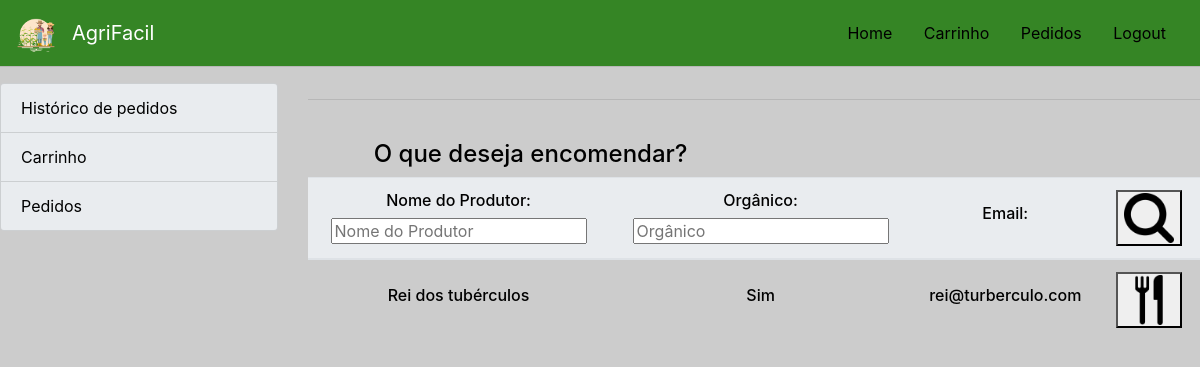
Page /main on the earlier database version.
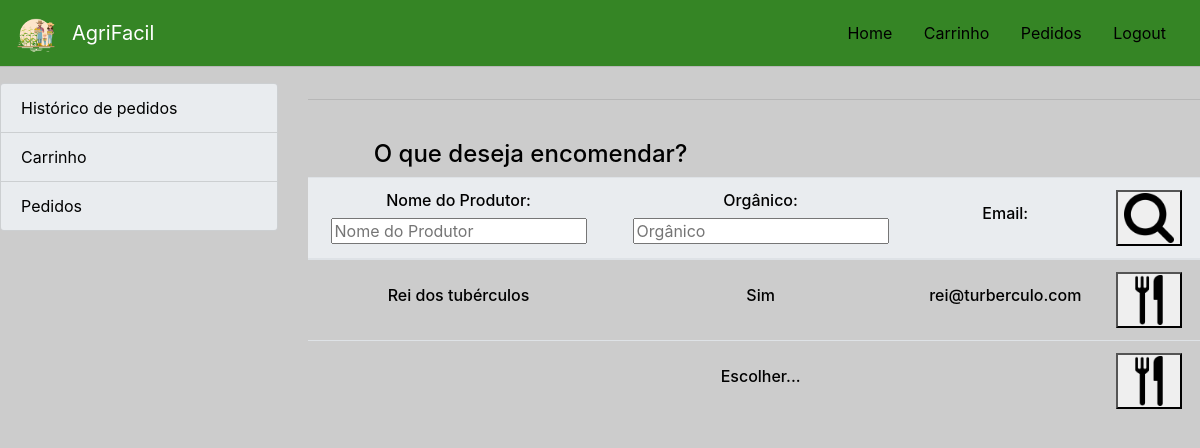
Same page on the later database version.
### tables this page shows
CREATE TABLE produtor (idProdutor INTEGER PRIMARY KEY AUTOINCREMENT, CNPJ TEXT, nomeOficial TEXT, nomeFantasia TEXT, password TEXT, email TEXT, telefone TEXT, rua TEXT, numero TEXT, bairro TEXT, cidade TEXT, estado TEXT, CEP TEXT, complemento TEXT, agroecologico TEXT, organico TEXT, individualColetiva TEXT);

### api/products.py (the view)
@app.route('/main', methods=['GET', 'POST'])
def main():
    producer_list = producer.list_producers()
    return render_template("main.html", info = producer_list)

### crud/producer.py (called while the page is built)
def list_producers():
    with sql.connect("db/agrifacil.db") as con:
        cur = con.cursor()
        cur.execute("SELECT idProdutor, nomeFantasia, organico, email from produtor")
        return cur.fetchall()

### templates/main.html (shortened to what this page needs)
{% extends "baseConsumidor.html" %}
{% block consumidor %}
    <main role="main">
    <div class="container" align="center">
        <div class="row" >
            <div class="col">
                <br/>
                <h4 style="color:black">O que deseja encomendar?</h4>
            </div>
            <div class="col"></div>
            <br/>
            <br/>
        </div>
    </div>
    <table class="table">
        <thead class="thead-light">
          <tr>
            <th scope="col" width="20%" style="vertical-align:middle;"><div align="center"><h6 style="color:black">Nome do Produtor:</h6><input id="inputtype" type = "text" name = "nome" placeholder="Nome do Produtor" /></div></th>
            <th scope="col" width="20%" style="vertical-align:middle;"><div align="center"><h6 style="color:black">Orgânico:</h6><input id="inputtype" type = "text" name = "organico" placeholder="Orgânico" /></div></th>
            <th scope="col" width="10%" style="vertical-align:middle;"><div align="center"><h6 style="color:black">Email:</h6></div></th>
            <th scope="col" width="10%" style="vertical-align:middle;" ><div align="center"><button type = "submit" class= "searchbutton"><a href="#">
                <img src="static/images/icon.png"
                onmouseover="this.src='static/images/icon2.png'"
                onmouseout="this.src='static/images/icon.png'"
                border="0" alt="" width="50px" height="50px"/></a></button></div>
            </th>
          </tr>
        </thead>
        <tbody>
            {% for result in info %}
            <tr>
                <td width="20%" style="vertical-align:middle;"><div align="center"><h6 style="color:black">{{result[1]}}</h6></div></td>
                <td width="10%" style="vertical-align:middle;"><div align="center"><h6 style="color:black">{{result[2]}}</h6></div></td>
                <td width="10%" style="vertical-align:middle;"><div align="center"><h6 style="color:black">{{result[3]}}</h6></div></td>
                <form method="post" action="/producer/{{ result[0] }}">
                <td width="5%" style="vertical-align:middle;"><div align="center"><button type = "submit" class= "searchbutton"><a href="#">
                    <img src="static/images/fork.png"
                    onmouseover="this.src='static/images/fork2.png'"
                    onmouseout="this.src='static/images/fork.png'"
                    border="0" alt="" width="50px" height="50px"/></a></button></div></div></td>
            {% endfor %}
    </div>
    </div>
  {% endblock %}

Differences in the rows shown:
added produtor: organico "Escolher..."
